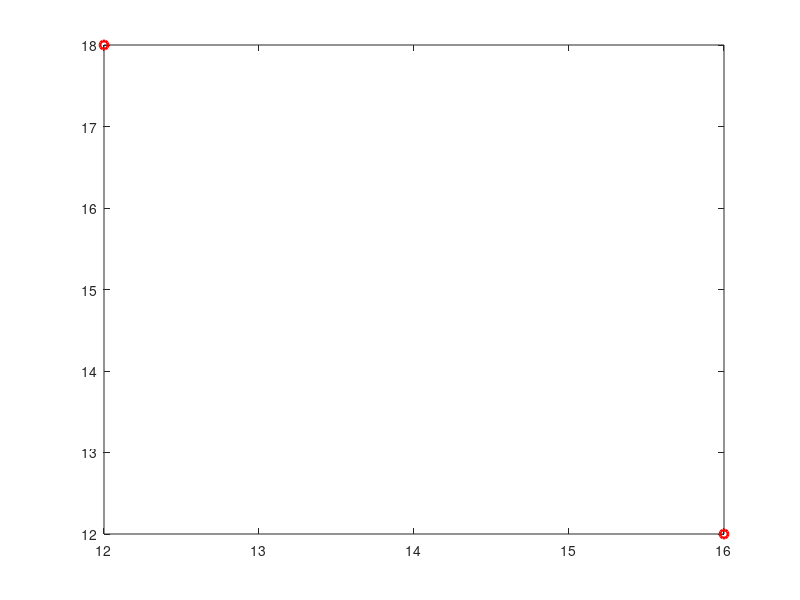

MATLAB code for this plot: (Note: this script raises an error after producing the figure.)
clc;
clear;
close all;
data = importdata('input.txt', ' ') ; 
N= data(1);

for i=1:N
    A(i,1)=data(4*i-2);
    A(i,2)=data(4*i-1);   % save point of obstacle
    A(i,3)=data(4*i);
    A(i,4)=data(4*i+1);
end

S=[data(N*4+2),data(N*4+3)];
F=[data(N*4+4),data(N*4+5)];      % save start and end point
start=S;
final=F;

plot([S(1),F(1)],[S(2),F(2)],'ro','LineWidth',2);
hold on

k=0; % polynomyial
B=A;
L=1;
while size(B,1)~=0             % organize obstacle and formation ross
    value=true;
    k=k+1;
    obs{k}(:,1)=[B(1,1);B(1,2)];
    obs{k}(:,2)=[B(1,3);B(1,4)];
    R(L,:)=[B(1,1);B(1,2)];
    L=L+1;
    R(L,:)=[B(1,3);B(1,4)];
     L=L+1;
    c1=B(1,1);
    c2=B(1,2);
    c3=B(1,3);
    c4=B(1,4);
    r=3;
    B(1,:)=[];
  
   while value==true && size(B,1)~=0
    for j=1:size(B,1)
        if (c3==B(j,1)) && (c4==B(j,2))
                
                obs{k}(:,r)=[B(j,3);B(j,4)];
                c1=B(j,1);
                c2=B(j,2);
                c3=B(j,3);
                c4=B(j,4);

                R(L,:)=[B(j,3);B(j,4)];
                L=L+1;
                B(j,:)=[];
                r=r+1;
                break
           
        elseif c3==B(j,3) && c4==B(j,4) 
                obs{k}(:,r)=[B(j,1);B(j,2)];
                c1=B(j,3);
                c2=B(j,4);
                c3=B(j,1);
                c4=B(j,2);
                R(L,:)=[B(j,1);B(j,2)];
                L=L+1;
                
                B(j,:)=[];
                r=r+1;
                break
        elseif j==size(B,1)
            value=false ;
   
        end

    end
  
   end

   s=size(R,1);
   R(s,:)=[];
   L=L-1;

end

R=cat(1,R,S) ;
R=cat(1,R,F) ;

n_obs=size(obs,2);
K=1;
for i=1:n_obs     % formation all side obs
    edj=size(obs{i},2)-1;
    for j=1:edj
        for q=1:edj
           if j==q
               continue
           end
           
           yall_obs(k,:)=[obs{i}(1,j),obs{i}(2,j),obs{i}(1,q),obs{i}(2,q)];
           k=k+1;
        end
    end
end
yall_obs(1,:)=[];
yall_obs(1,:)=[];
Yall=zeros(size(R,1),size(R,1));
for i=1:(size(R,1))       %recognize possible yall
    for j=1:(size(R,1))
        value=fun(R(i,:),R(j,:),yall_obs);
        Yall(i,j)=value;
    end
end
number_p=size(R,1);
value=ones(number_p,1)*inf;
value(number_p)=0;

path_1=[number_p] ;
j=1 ;

Yall2=Yall;
while j~=number_p    %dikestra
  min=1000;  
  for i=1:number_p
    if Yall2(path_1(j),i)~=0
        t=value(path_1(j))+ Yall2(path_1(j),i);
        if t<value(i)
            value(i)=t;
        end
        
        if value(i)<min
            min=value(i);
            next=i;
            
        end
    
    end

  end
  path_1=cat(2,path_1,next);
 
  for k=1:number_p
      Yall2(path_1(j),k)=0;
      Yall2(k,path_1(j))=0;
  end
  j=j+1;
end


final_path=[number_p-1];
j=1;

while final_path(j)~=number_p
    for i=1:number_p
        if (value(final_path(j))==(value(i)+Yall(final_path(j),i))) && Yall(final_path(j),i)~=0
           
           next=i;
           final_path=cat(2,final_path,next);
           plot([R(final_path(j),1),R(next,1)],[R(final_path(j),2),R(next,2)],'b','LineWidth',2);
           j=j+1;
           hold on
           break
        end
    end
end

for i=1:n_obs
    o=polyshape(obs{i}(1,:),obs{i}(2,:));
    plot(o);
    hold on
end

